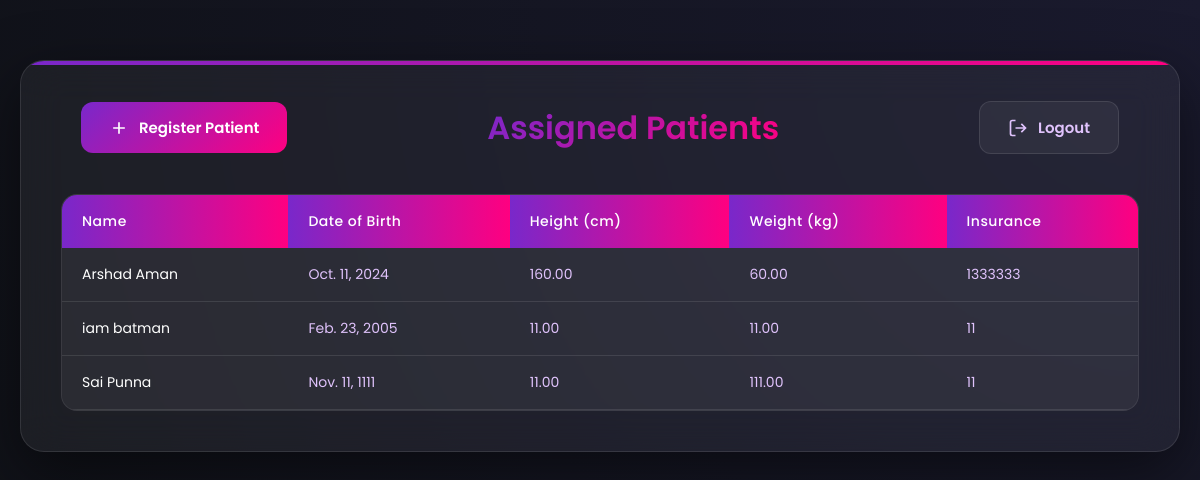
Screenshot of /view-patient/ (signed in) with the database file from the repository.
### rpm_users/models.py (models this page shows, shortened)
class Patient(models.Model):
    SEX_CHOICES = (('Male', 'Male'), ('Female', 'Female'), ('Others', 'Others'),)
    MONITORING_CHOICES = (('Blood Pressure', 'Blood Pressure'), ('Heart Rate', 'Heart Rate'), ('SPO2', 'SPO2'),("Temperature", "Temperature"),)
    user = models.OneToOneField(User, on_delete=models.CASCADE, blank=True, null=True)
    date_of_birth = models.DateField(blank=True, null=True)
    height = models.DecimalField(blank=True, null=True, max_digits=10, decimal_places=2)
    weight = models.DecimalField(blank=True, null=True, max_digits=10, decimal_places=2)
    insurance = models.CharField(blank=True, null=True, max_length=255)
    sex = models.CharField(blank=True, max_length=10, null=True, choices=SEX_CHOICES)
    bmi = models.DecimalField(blank=True, max_digits=10, decimal_places=2, null=True)
    monitoring_parameters = models.CharField(blank=True, max_length=20, null=True, choices=MONITORING_CHOICES)
    device_serial_number = models.IntegerField(null=True, blank=True)
    pharmacy_info = models.TextField(blank=True, null=True)
    allergies = models.TextField(blank=True, null=True)
    smoke = models.CharField(choices=(('YES', 'YES'), ('NO', 'NO'),), default='NO', max_length=3)
    drink = models.CharField(choices=(('YES', 'YES'), ('NO', 'NO'),), default='NO', max_length=3)
    family_history = models.TextField(null=True, blank=True)
    medications = models.TextField(null=True, blank=True)
    id = models.UUIDField(default=uuid.uuid4, primary_key=True, editable=False)
    created_at = models.DateTimeField(auto_now_add=True)
    updated_at = models.DateTimeField(auto_now=True)
    moderator_assigned = models.ForeignKey('Moderator', blank=True, null=True, on_delete=models.SET_NULL, related_name='moderators')

### rpm_users/views.py (the view)
# urls.py: path('view-patient/', views.view_assigned_patient, name='view_all_assigned_patient'),
@login_required
def view_assigned_patient(request):
    moderator = Moderator.objects.get(user=request.user)
    patient_obj = Patient.objects.filter(moderator_assigned=moderator)
    formatted_patients = []
    for patient in patient_obj:
        medications = []
        if patient.medications:
            medications = [med.strip() for med in patient.medications.split('\n') if med.strip()]
        pharmacy_info = {}
        if patient.pharmacy_info:
            try:
                lines = patient.pharmacy_info.split('\n')
                for line in lines:
                    if ':' in line:
                        key, value = line.split(':', 1)
                        pharmacy_info[key.strip()] = value.strip()
            except:
                pharmacy_info = {'Details': patient.pharmacy_info}
        allergies = []
        if patient.allergies:
            allergies = [allergy.strip() for allergy in patient.allergies.split(',') if allergy.strip()]
        family_history = []
        if patient.family_history:
            history_lines = patient.family_history.split('\n')
            for line in history_lines:
                if line.strip():
                    family_history.append(line.strip())
        formatted_patient = {
            'patient': patient,
            'formatted_medications': medications,
            'formatted_pharmacy': pharmacy_info,
            'formatted_allergies': allergies,
            'formatted_family_history': family_history
        }
        formatted_patients.append(formatted_patient)
    context = {
        'patient_obj': formatted_patients,
    }
    return render(request, 'view_assigned_patient.html', context)

### templates/view_assigned_patient.html (shortened to what this page needs)
<!DOCTYPE html>
<html lang="en">
  <head>
    {% load static %}
  </head>
  <body>
    <div class="container">
      <div class="header">
        <a href="{% url 'register_patient' %}" class="btn register-btn">
          <svg width="20" height="20" viewBox="0 0 24 24" fill="none" stroke="currentColor" stroke-width="2">
            <path d="M12 5v14M5 12h14"/>
          </svg>
          Register Patient
        </a>
        <h2>Assigned Patients</h2>
        <a href="{% url 'moderator_logout' %}" class="btn logout-btn">
          <svg width="20" height="20" viewBox="0 0 24 24" fill="none" stroke="currentColor" stroke-width="2">
            <path d="M9 21H5a2 2 0 0 1-2-2V5a2 2 0 0 1 2-2h4M16 17l5-5-5-5M21 12H9"/>
          </svg>
          Logout
        </a>
      </div>
      {% if patient_obj %}
      <div class="table-container">
        <table>
          <thead>
            <tr>
              <th>Name</th>
              <th>Date of Birth</th>
              <th>Height (cm)</th>
              <th>Weight (kg)</th>
              <th>Insurance</th>
            </tr>
          </thead>
          <tbody>
            {% for entry in patient_obj %}
              {% with entry.patient as patient %}
              <tr>
                <td>
                  <a href="{% url 'moderator_actions' patient.id %}?action=access" class="table-link">
                    {{ patient.user.first_name }} {{ patient.user.last_name }}
                  </a>
                </td>
                <td>{{ patient.date_of_birth }}</td>
                <td>{{ patient.height }}</td>
                <td>{{ patient.weight }}</td>
                <td>{{ patient.insurance }}</td>
              </tr>
              {% endwith %}
            {% endfor %}
          </tbody>
        </table>
      </div>
      {% else %}
      <div class="empty-state">
        <p>No patients assigned yet.</p>
      </div>
      {% endif %}
    </div>
  </body>
</html>

### templates/view_assigned_patient.html (style rules this page uses)
* { margin: 0; padding: 0; box-sizing: border-box; }
:root { --primary: #7928CA; --primary-dark: #6A0DAD; --secondary: #FF0080; --text: #E0C3FC; --background: #0F1116; --card-bg: rgba(255, 255, 255, 0.05); --error: #FF4E4E; --success: #00CC88; }
body { font-family: 'Poppins', sans-serif; background: radial-gradient(circle at top right, #1a1a2e, var(--background)); min-height: 100vh; color: var(--text); padding: 20px; }
.container { width: 100%; max-width: 1200px; background: var(--card-bg); backdrop-filter: blur(20px); padding: 40px; border-radius: 24px; box-shadow: 0 20px 60px rgba(0, 0, 0, 0.5); border: 1px solid rgba(255, 255, 255, 0.1); margin: 40px auto; position: relative; overflow: hidden; }
.container::before { content: ''; position: absolute; top: 0; left: 0; right: 0; height: 4px; background: linear-gradient(90deg, var(--primary), var(--secondary)); z-index: 1; }
.header { display: flex; justify-content: space-between; align-items: center; margin-bottom: 40px; padding: 0 20px; }
h2 { text-align: center; color: white; font-size: 32px; font-weight: 600; background: linear-gradient(135deg, var(--primary), var(--secondary)); -webkit-background-clip: text; -webkit-text-fill-color: transparent; position: relative; display: inline-block; margin: 0 20px; }
.btn { padding: 14px 28px; border: none; border-radius: 12px; font-weight: 600; cursor: pointer; transition: all 0.3s ease; font-size: 15px; text-decoration: none; display: inline-flex; align-items: center; gap: 10px; font-family: 'Poppins', sans-serif; }
.register-btn { background: linear-gradient(135deg, var(--primary), var(--secondary)); color: white; position: relative; overflow: hidden; }
.register-btn::before { content: ''; position: absolute; top: 0; left: -100%; width: 100%; height: 100%; background: linear-gradient(90deg, transparent, rgba(255, 255, 255, 0.2), transparent); transition: 0.5s; }
.logout-btn { background: rgba(255, 255, 255, 0.05); color: var(--text); border: 1px solid rgba(255, 255, 255, 0.1); }
.table-container { background: rgba(255, 255, 255, 0.03); border-radius: 16px; overflow: hidden; border: 1px solid rgba(255, 255, 255, 0.1); }
table { width: 100%; border-collapse: separate; border-spacing: 0; margin: 0; }
th { background: linear-gradient(90deg, var(--primary), var(--secondary)); color: white; font-weight: 500; font-size: 14px; padding: 16px 20px; text-align: left; letter-spacing: 0.5px; }
td { padding: 16px 20px; border-bottom: 1px solid rgba(255, 255, 255, 0.1); font-size: 14px; transition: all 0.3s ease; }
.table-link { color: white; text-decoration: none; display: block; transition: all 0.3s ease; }
tr { background: rgba(255, 255, 255, 0.03); transition: all 0.3s ease; }

### rows the page displays
Patient: patient.user.first_name "Arshad", patient.user.last_name "Aman", patient.date_of_birth "Oct. 11, 2024", patient.height "160.00", patient.weight "60.00", patient.insurance "1333333"
Patient: patient.user.first_name "iam", patient.user.last_name "batman", patient.date_of_birth "Feb. 23, 2005", patient.height "11.00", patient.weight "11.00", patient.insurance "11"
Patient: patient.user.first_name "Sai", patient.user.last_name "Punna", patient.date_of_birth "Nov. 11, 1111", patient.height "11.00", patient.weight "111.00", patient.insurance "11"
